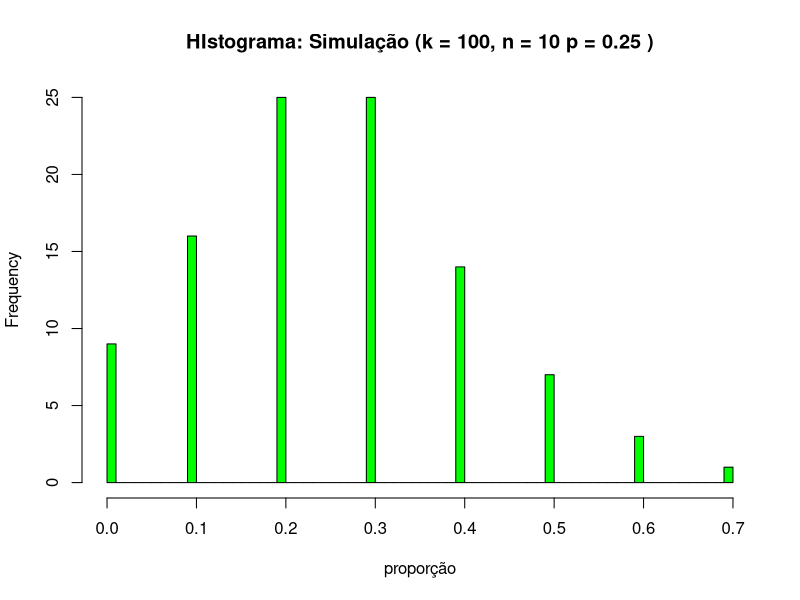
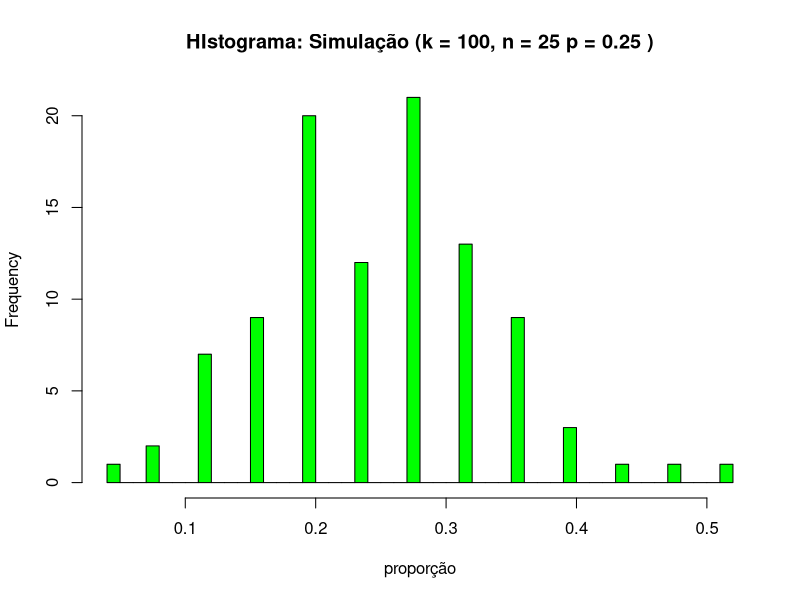
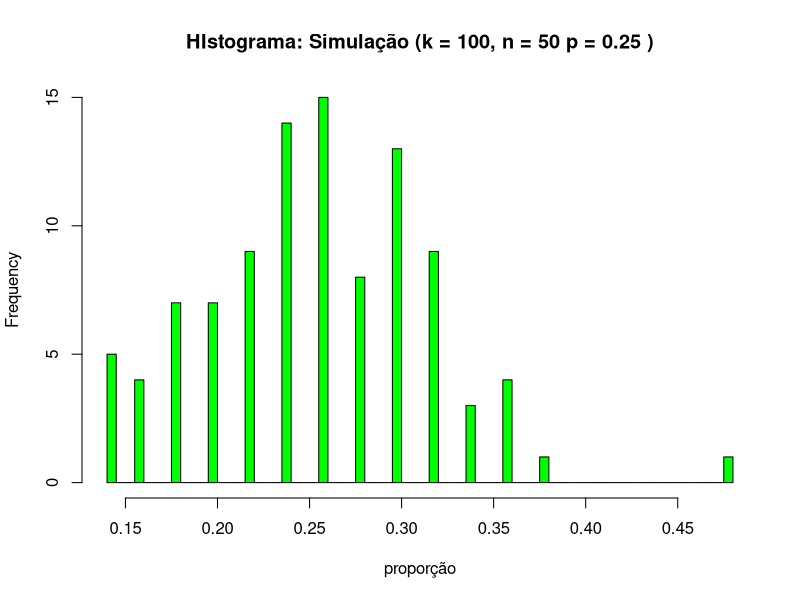
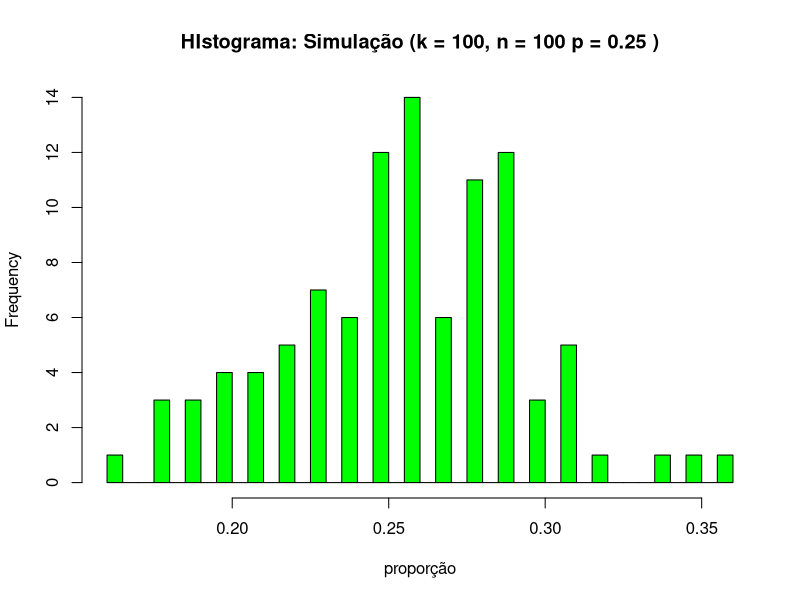
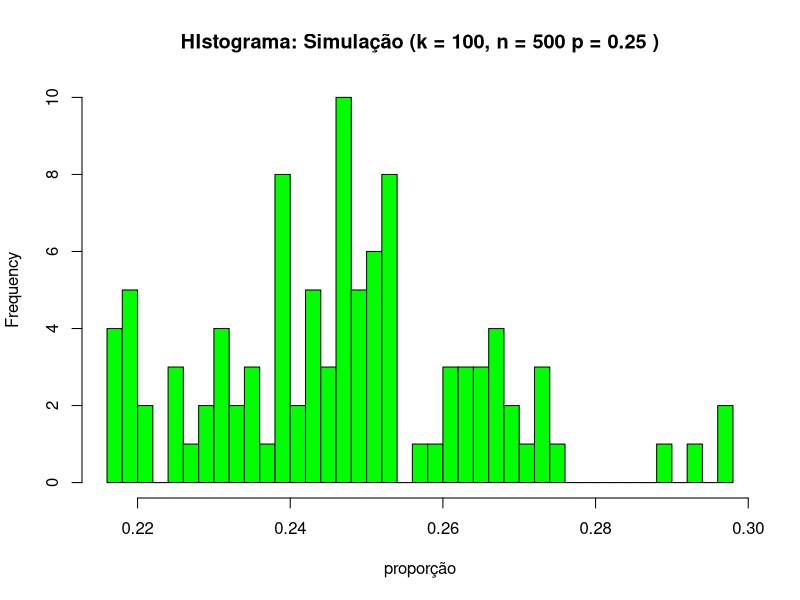
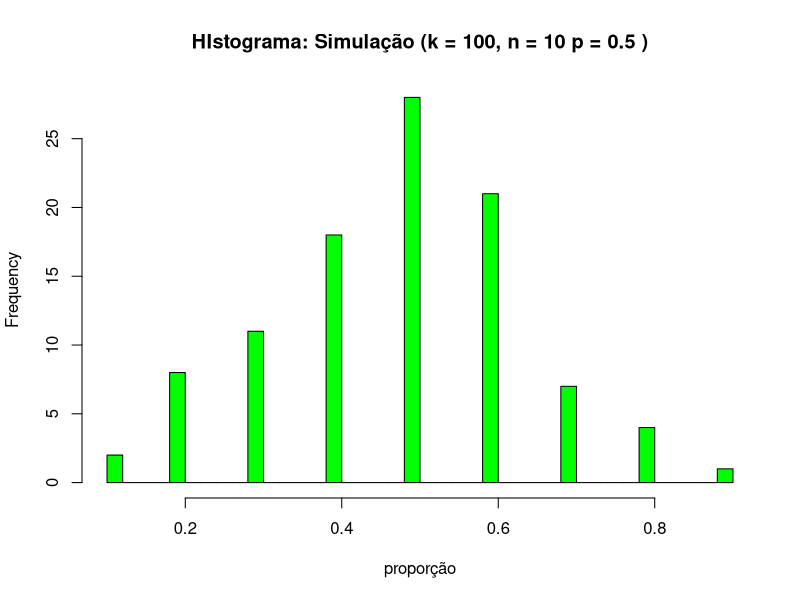
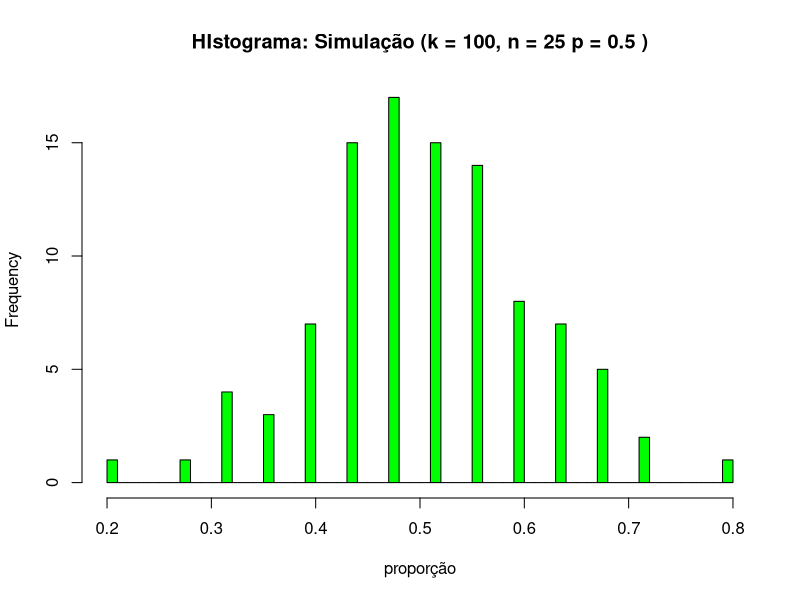
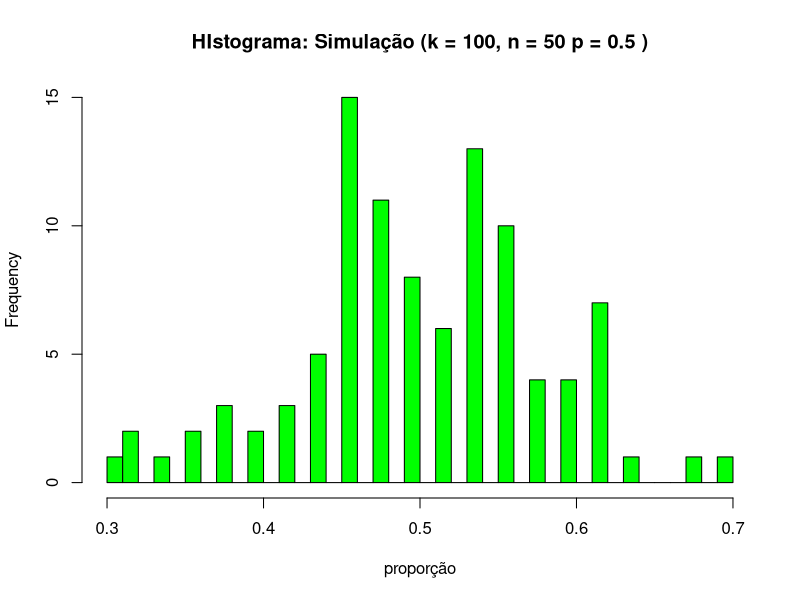

These charts were generated, in order, by the following R code:
## ---- chunk 1

moeda <- function(p){
  x <- runif(1)
  if(x < p){
    1
  } else{
    0
  }
}

## ---- chunk 2
res <- NULL

moedas <- function(n, p){
    for(i in 1:n){
      res[i] <- moeda(p)
    }
  res
}
## ---- chunk 3
proporcao <- function(resultados){
  sum(resultados == 1)/length(resultados)
}
## ---- chunk 4
prop <- NULL
simulacao <- function(k, n, p){
  for(i in 1:k){
    resultados <- moedas(n,p)
    prop[i] <- proporcao(resultados)
  }
  prop
}
## ---- chunk 5
histograma <- function(k, n, p){
  hist(simulacao(k, n, p), main = paste("HIstograma: Simulação (k = 100, n =",n,"p =",p,")"), xlab = "proporção", breaks=50, col="green")
}

for(i in c(10, 25, 50, 100, 500)){
  histograma(100, i, 0.25)
}
## ---- chunk 6
for(i in c(10, 25, 50, 100, 500)){
  histograma(100, i, 0.5)
}
## ---- chunk 7
for(i in c(10, 25, 50, 100, 500)){
  histograma(100, i, 0.75)
}

